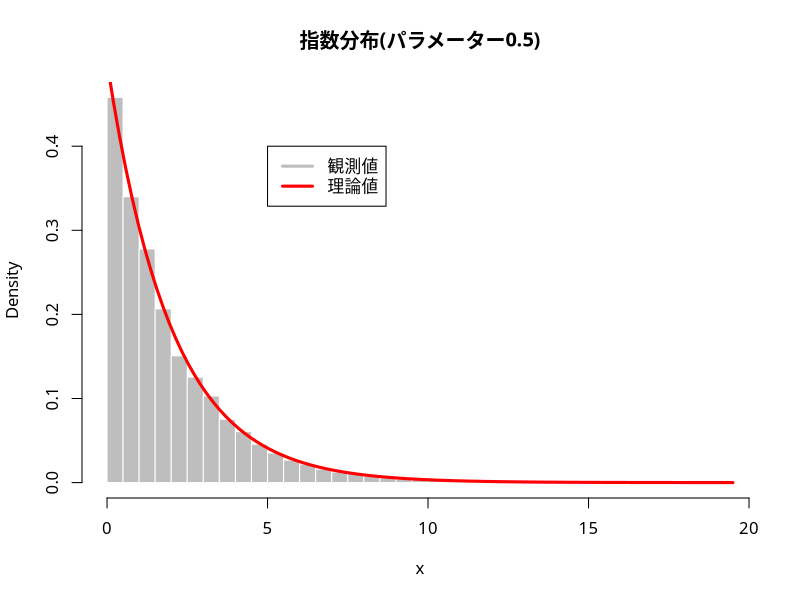

Here is the R script that generated this plot:
### 指数分布
set.seed(20) # 乱数の初期値を指定
rexp(10) # レート1の指数分布に従う乱数を10個発生
## 統計的性質の確認
lambda <- 0.5
x <- rexp(10000, rate=lambda) # レート0.5の指数乱数を10000個発生
mean(x) # 1/lambda=2に近い(大数の法則)
par(family="HiraginoSans-W4") # 日本語フォントの指定
hist(x, freq=FALSE, breaks=50, col="gray", border="white", 
     main=paste0("指数分布(パラメーター", lambda, ")")) # ヒストグラム(密度表示)
curve(dexp(x, lambda), add=TRUE, col="red", lwd=3) # 理論上の確率密度関数
legend(5, 0.4, legend=c("観測値", "理論値"), 
       col=c("gray", "red"), lwd=3) # 凡例を作成
